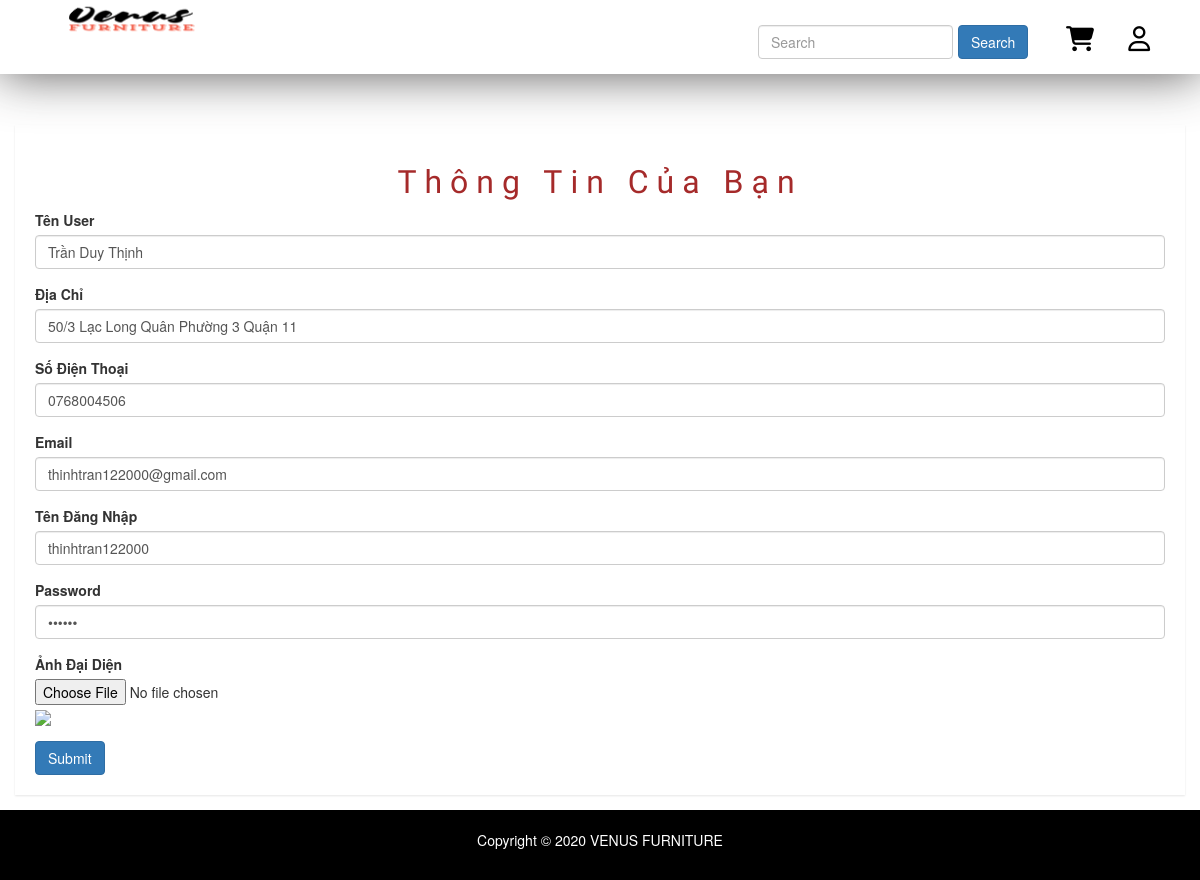
The page /public/pages/ho-so.php on the database its author committed.
### tables this page shows
CREATE TABLE `users` (
  `id` int(50) NOT NULL,
  `name` varchar(100) DEFAULT NULL,
  `email` varchar(100) DEFAULT NULL,
  `address` varchar(100) DEFAULT NULL,
  `phone` char(15) DEFAULT NULL,
  `Account` varchar(100) NOT NULL,
  `password` varchar(100) DEFAULT NULL,
  `avatar` varchar(100) DEFAULT NULL,
  `status` tinyint(4) DEFAULT 1,
  `token` varchar(50) DEFAULT NULL,
  `created_at` timestamp NULL DEFAULT NULL,
  `updated_at` timestamp NULL DEFAULT NULL ON UPDATE current_timestamp()
);

### libraries/Database.php (called while the page is built, shortened)
<?php
class DataProvider
{
	public static function ExecuteQuery($sql)
	{
		try{
			$connection = mysqli_connect("localhost","root","", "web_noi_that");
			mysqli_query($connection, "set names 'utf8'");
			$result = mysqli_query($connection, $sql);
			return $result;
		}catch(Exception $ex)
		{
			return null;
		}
    }
}
?>

### public/pages/ho-so.php (the view, shortened to what this page needs)
<?php
require_once __DIR__ . "/../../layouts/header.php";
?>
<div class="product-status mg-tb-15">
    <div class="container-fluid">
        <div class="row">
            <div class="col-lg-12 col-md-12 col-sm-12 col-xs-12">
                <div class="product-status-wrap">
                    <h2 class="text-center"> Thông Tin Của Bạn </h2>
                    <form action="" method="post" enctype="multipart/form-data" id="USedit">
                        <?php
                        try {
                            $sql = "SELECT * FROM users";
                            $result = DataProvider::ExecuteQuery($sql);
                            $row = mysqli_fetch_array($result);
                        } catch (Exception $ex) {
                            echo "Không thể mở CSDL";
                        }
                        ?>
                        <div class="form-group">
                            <label>Tên User</label>
                            <input type="text" class="form-control" placeholder="Enter name" name="TenUS" value="<?php echo $row['name'] ?>" required minlength="3">
                        </div>
                        <div class="form-group">
                            <label>Địa Chỉ</label>
                            <input type="text" class="form-control" placeholder="351 Lạc Long Quân-Phường 4- Quận 5- Thành Phố Hồ Chí Minh" name="address" value="<?php echo $row['address'] ?>" required>
                        </div>
                        <div class="form-group">
                            <label>Số Điện Thoại</label>
                            <input
                               type="text"  class="form-control" placeholder="0345197655" name="phone" value="<?php echo $row['phone'] ?>"  pattern="(\+84|0)\d{9,10}"  title="Nhập số điện thoại từ 10 đến 11 số" required>
                        </div>
                        <div class="form-group">
                            <label>Email</label>
                            <input type="email" class="form-control" placeholder="ABC@gmail.com" name="email" value="<?php echo $row['email'] ?>" required>
                        </div>
                        <div class="form-group">
                            <label>Tên Đăng Nhập</label>
                            <input type="text" class="form-control" placeholder="NguyenVanA" name="account" value="<?php echo $row['Account'] ?>" required>
                        </div>
                        <div class="form-group">
                            <label>Password</label>
                            <input type="password" class="form-control" placeholder="" name="password" value="<?php echo $row['password'] ?>" required minlength="8">
                        </div>
                        <div class="form-group">
                            <label for="exampleFormControlFile1">Ảnh Đại Diện</label>
                            <input type="file" class="form-control-file" id="exampleFormControlFile1" name="Hinh" >
                            <img src="/TTT/admin/modules/users/img_users/<?php echo $row['avatar'] ?>" >
                        </div>
                        <button type="submit" class="btn btn-primary">Submit</button>
                    </form>
                </div>
            </div>
        </div>
    </div>
</div>
<?php
require_once __DIR__ . "/../../layouts/footer.php" ?>

### public/resources/css/styles.css (style rules this page uses)
* { padding: 0 px; margin: 0 px; box-sizing: border-box; }
html { font-family: "Lato", sans-serif; font-size: 20 px; color: #5a5a5a; background-color: #ffffff; text-rendering: optimizeLegibility; }
body { overflow-x: hidden; }

### public/pages/css/main.css (style rules this page uses)
html { color: #222; font-size: 1em; line-height: 1.4; }
audio, canvas, iframe, img, svg, video { vertical-align: middle; }

### public/pages/style.css (style rules this page uses)
html, body { height: 100%; font-family: 'Play', sans-serif;font-weight:400;background:#f5f5f5; }
img { max-width:100%;height:auto }
h1, h2, h3, h4, h5, h6 { margin: 0 0 10px; font-weight:700; }
.mg-tb-15 { margin:15px 0px; }
.form-control { background-color: #FFFFFF; background-image: none; border: 1px solid #e5e6e7; border-radius: 1px; color: inherit; display: block; padding: 6px 12px; transition: border-color 0.15s ease-in-out 0s, box-shadow 0.15s ease-in-out 0s; width: 100%; }
.product-sales-chart, .analytics-info-cs, .tranffic-als-inner, .analytics-rounded, .single-new-trend, .personal-info-wrap, .author-widgets-single, .calender-inner, .product-status-wrap, .review-tab-pro-inner, .income-dashone-total, .analytics-adminpro-wrap, .analytics-sparkle-line, .analysis-progrebar, .sparkline8-list, .sparkline9-list, .sparkline7-list, .sparkline10-list, .sparkline12-list, .sparkline13-list, .sparkline14-list, .sparkline13-list, .sparkline11-list, .x-editable-list, .code-editor-single, .blog-details-inner, .charts-single-pro, .about-sparkline, .sparkline-list, .button-ad-wrap, .tab-content-details, .sparkline16-list, .sparkline15-list, .tinymce-single { padding:20px; background:#fff; -webkit-box-shadow: 0px 1px 2px 0px rgba(0, 0, 0, 0.1); box-shadow: 0px 1px 2px 0px rgba(0, 0, 0, 0.1); }
.product-status-wrap img { width: 60px; }

### public/pages/ho-so.php (style rules this page uses)
h2 { font-family: "Dancing Script", cursive; font-size: xx-large; letter-spacing: 8px; color: brown; }

### rows shown on the page
users: TenUS "Trần Duy Thịnh", address "50/3 Lạc Long Quân Phường 3 Quận 11", phone "0768004506", email "thinhtran122000@gmail.com", account "thinhtran122000"
